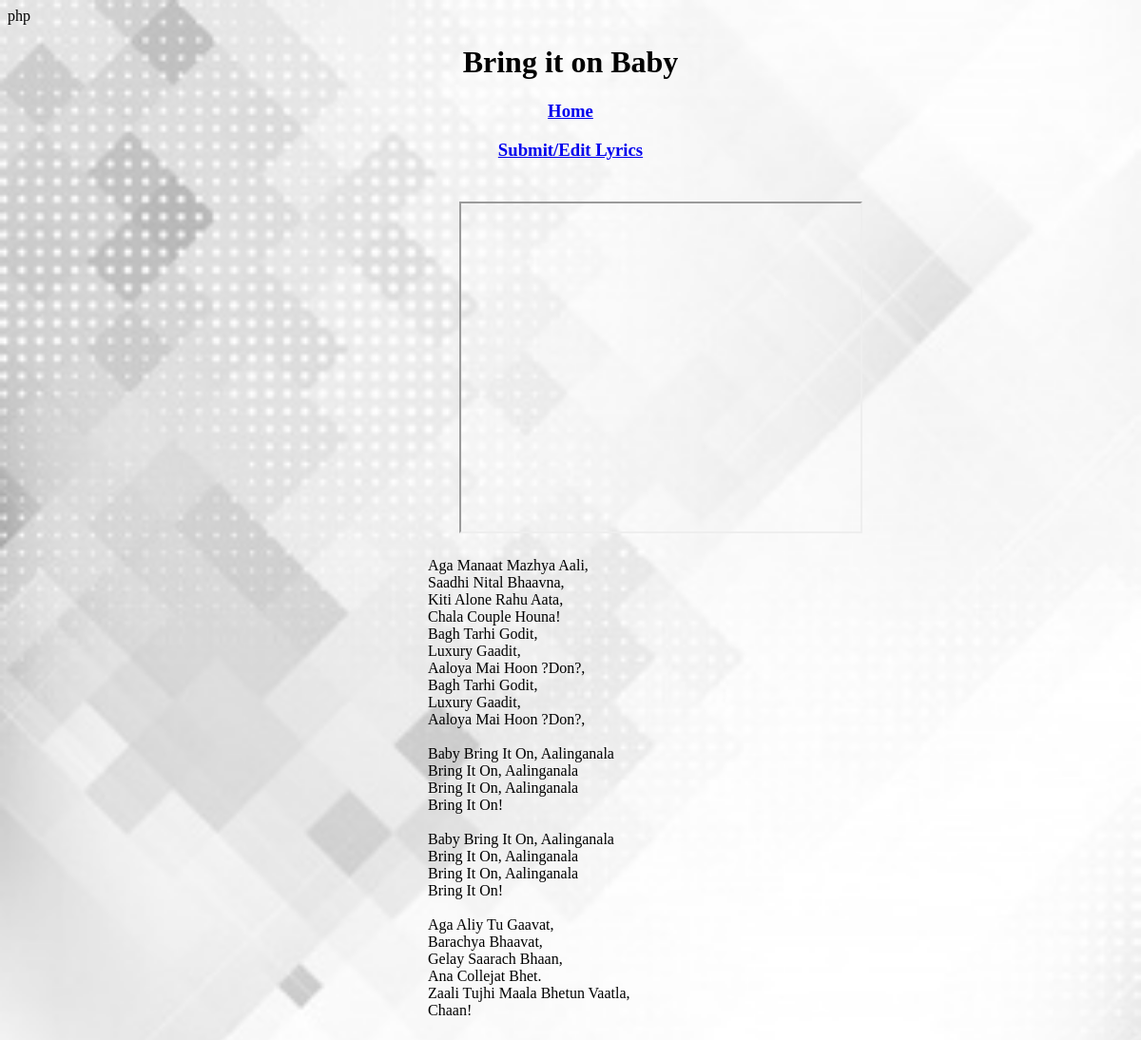
Screenshot of /output.php?id=3 with the database file from the repository.
### tables this page shows
CREATE TABLE `lyrics` (
  `id` int(11) NOT NULL,
  `Title` text NOT NULL,
  `Singer` mediumtext NOT NULL,
  `Lyrics` text NOT NULL,
  `videoLink` mediumtext
);

### output.php (the view, shortened to what this page needs)
<!DOCTYPE html>
<html>
  <head>
    <link rel="stylesheet" href="css\output.css?version=51" >
  </head>
  <body>
    <div class="grid">
      <div id="header" class="header">
        <h1>
		<?php
      $link = mysqli_connect('localhost', 'root', '', 'first_db');
	  mysqli_set_charset($link, 'utf8');
	  if(isset($_GET['id'])){
      $id = (int)$_GET['id'];
      $query_fetch = mysqli_query($link,"SELECT * FROM lyrics WHERE ID = $id");
       while($show = mysqli_fetch_array($query_fetch)){
          echo $show['Title'];}}
          ?>
		</h1>
      </div>
      <div class="navigation">
        <h3><a href="home.php">Home</a></h3>
        <h3><a href="upload.html">Submit/Edit Lyrics</a></h3>
      </div>
      <div class="uTube">
        <?php
      if(isset($_GET['id'])){
      $id = (int)$_GET['id'];
      $query_fetch = mysqli_query(mysqli_connect('localhost', 'root', '', 'first_db'),"SELECT * FROM lyrics WHERE ID = $id");
       while($show = mysqli_fetch_array($query_fetch)){ ?>
      <iframe width="420" height="345" src=<?php $link = mysqli_connect('localhost', 'root', '', 'first_db');mysqli_set_charset($link, 'utf8'); echo $show['videoLink'];?> >
      </iframe><?php $link = mysqli_connect('localhost', 'root', '', 'first_db'); mysqli_set_charset($link, 'utf8');
       }
      }
      else{
          echo "It is not set.";
      }
      ?>
      </div>
      <div id="stuff" class="content">
        <?php
		$link = mysqli_connect('localhost', 'root', '', 'first_db');
	    mysqli_set_charset($link, 'utf8');
      if(isset($_GET['id'])){
      $id = (int)$_GET['id'];
      $query_fetch = mysqli_query($link,"SELECT * FROM lyrics WHERE ID = $id");
       while($show = mysqli_fetch_array($query_fetch)){
          echo $show['Lyrics'];}}
          ?>
      </div>
    </div>
  </body>
</html>

### rows the page displays
lyrics: Title "Bring it on Baby", Lyrics "Aga Manaat Mazhya Aali, Saadhi Nital Bhaavna, Kiti Alone Rahu Aata, Chala Couple Houna! Bagh Tarhi Godit, Luxury Gaadit, Aaloya Mai Hoon ?Don?, Bagh Tarhi Godit, Luxury Gaadit, Aaloya Mai Hoon ?Don?, Baby Bring It On, Aalinganala Bring It On, Aalinganala Bring It On, Aalinganala Bring It On! Baby Bring It On, Aalinganala Bring It On, Aalinganala Bring It On, Aalinganala Bring It On! Aga Aliy Tu Gaavat, Barachya Bhaavat, Gelay Saarach Bhaan, Ana Collejat Bhet. Zaali Tujhi Maala Bhetun Vaatla, Chaan!"
